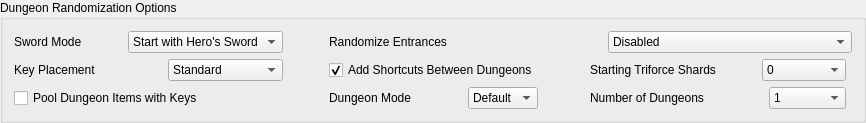
             <widget class="QGroupBox" name="group_for_settings_secondary">
              <property name="title">
               <string>Dungeon Randomization Options</string>
              </property>
              <layout class="QGridLayout" name="grid_for_settings_secondary">
               <item row="1" column="0">
                <layout class="QHBoxLayout" name="layout_for_keymode" stretch="2,1,2">
                 <item>
                  <widget class="QLabel" name="label_for_keymode">
                   <property name="text">
                    <string>Key Placement</string>
                   </property>
                  </widget>
                 </item>
                 <item>
                  <spacer name="spacer_for_keymode">
                   <property name="orientation">
                    <enum>Qt::Horizontal</enum>
                   </property>
                   <property name="sizeHint" stdset="0">
                    <size>
                     <width>40</width>
                     <height>20</height>
                    </size>
                   </property>
                  </spacer>
                 </item>
                 <item>
                  <widget class="QComboBox" name="keymode">
                   <item>
                    <property name="text">
                     <string>Standard</string>
                    </property>
                   </item>
                   <item>
                    <property name="text">
                     <string>Cross Dungeon</string>
                    </property>
                   </item>
                   <item>
                    <property name="text">
                     <string>Key-Lunacy</string>
                    </property>
                   </item>
                  </widget>
                 </item>
                </layout>
               </item>
               <item row="2" column="2">
                <layout class="QHBoxLayout" name="layout_for_race_mode">
                 <item>
                  <widget class="QLabel" name="label_for_race_mode">
                   <property name="text">
                    <string>Dungeon Mode</string>
                   </property>
                  </widget>
                 </item>
                 <item>
                  <spacer name="spacer_for_race_mode">
                   <property name="orientation">
                    <enum>Qt::Horizontal</enum>
                   </property>
                   <property name="sizeHint" stdset="0">
                    <size>
                     <width>40</width>
                     <height>20</height>
                    </size>
                   </property>
                  </spacer>
                 </item>
                 <item>
                  <widget class="QComboBox" name="race_mode">
                   <property name="currentIndex">
                    <number>0</number>
                   </property>
                   <item>
                    <property name="text">
                     <string>Default</string>
                    </property>
                   </item>
                   <item>
                    <property name="text">
                     <string>Mixed</string>
                    </property>
                   </item>
                   <item>
                    <property name="text">
                     <string>Race</string>
                    </property>
                   </item>
                  </widget>
                 </item>
                </layout>
               </item>
               <item row="2" column="4">
                <layout class="QHBoxLayout" name="layout_for_num_dungeon_race_mode">
                 <item>
                  <widget class="QLabel" name="label_for_num_dungeon_race_mode">
                   <property name="sizePolicy">
                    <sizepolicy hsizetype="Maximum" vsizetype="Preferred">
                     <horstretch>0</horstretch>
                     <verstretch>0</verstretch>
                    </sizepolicy>
                   </property>
                   <property name="text">
                    <string>Number of Dungeons</string>
                   </property>
                  </widget>
                 </item>
                 <item>
                  <spacer name="horizontalSpacer_6">
                   <property name="orientation">
                    <enum>Qt::Horizontal</enum>
                   </property>
                   <property name="sizeHint" stdset="0">
                    <size>
                     <width>40</width>
                     <height>20</height>
                    </size>
                   </property>
                  </spacer>
                 </item>
                 <item>
                  <widget class="QComboBox" name="num_dungeon_race_mode">
                   <property name="maximumSize">
                    <size>
                     <width>84</width>
                     <height>16777215</height>
                    </size>
                   </property>
                   <property name="currentText">
                    <string>1</string>
                   </property>
                   <item>
                    <property name="text">
                     <string>1</string>
                    </property>
                   </item>
                   <item>
                    <property name="text">
                     <string>2</string>
                    </property>
                   </item>
                   <item>
                    <property name="text">
                     <string>3</string>
                    </property>
                   </item>
                   <item>
                    <property name="text">
                     <string>4</string>
                    </property>
                   </item>
                   <item>
                    <property name="text">
                     <string>5</string>
                    </property>
                   </item>
                   <item>
                    <property name="text">
                     <string>6</string>
                    </property>
                   </item>
                   <item>
                    <property name="text">
                     <string>Random</string>
                    </property>
                   </item>
                  </widget>
                 </item>
                 <item>
                  <widget class="QWidget" name="widget_9" native="true"/>
                 </item>
                </layout>
               </item>
               <item row="1" column="2">
                <widget class="QCheckBox" name="add_shortcut_warps_between_dungeons">
                 <property name="text">
                  <string>Add Shortcuts Between Dungeons</string>
                 </property>
                 <property name="checked">
                  <bool>true</bool>
                 </property>
                </widget>
               </item>
               <item row="1" column="3">
                <spacer name="horizontalSpacer_17">
                 <property name="orientation">
                  <enum>Qt::Horizontal</enum>
                 </property>
                 <property name="sizeHint" stdset="0">
                  <size>
                   <width>40</width>
                   <height>20</height>
                  </size>
                 </property>
                </spacer>
               </item>
               <item row="2" column="0">
                <widget class="QCheckBox" name="compass_map_pool_with_keys">
                 <property name="text">
                  <string>Pool Dungeon Items with Keys</string>
                 </property>
                </widget>
               </item>
               <item row="1" column="4">
                <layout class="QHBoxLayout" name="layout_for_starting_triforce_shards">
                 <item>
                  <widget class="QLabel" name="label_for_num_starting_triforce_shards">
                   <property name="sizePolicy">
                    <sizepolicy hsizetype="Maximum" vsizetype="Preferred">
                     <horstretch>0</horstretch>
                     <verstretch>0</verstretch>
                    </sizepolicy>
                   </property>
                   <property name="text">
                    <string>Starting Triforce Shards</string>
                   </property>
                  </widget>
                 </item>
                 <item>
                  <spacer name="horizontalSpacer_5">
                   <property name="orientation">
                    <enum>Qt::Horizontal</enum>
                   </property>
                   <property name="sizeHint" stdset="0">
                    <size>
                     <width>40</width>
                     <height>20</height>
                    </size>
                   </property>
                  </spacer>
                 </item>
                 <item>
                  <widget class="QComboBox" name="num_starting_triforce_shards">
                   <property name="maximumSize">
                    <size>
                     <width>84</width>
                     <height>16777215</height>
                    </size>
                   </property>
                   <property name="currentText">
                    <string>0</string>
                   </property>
                   <item>
                    <property name="text">
                     <string>0</string>
                    </property>
                   </item>
                   <item>
                    <property name="text">
                     <string>1</string>
                    </property>
                   </item>
                   <item>
                    <property name="text">
                     <string>2</string>
                    </property>
                   </item>
                   <item>
                    <property name="text">
                     <string>3</string>
                    </property>
                   </item>
                   <item>
                    <property name="text">
                     <string>4</string>
                    </property>
                   </item>
                   <item>
                    <property name="text">
                     <string>5</string>
                    </property>
                   </item>
                   <item>
                    <property name="text">
                     <string>6</string>
                    </property>
                   </item>
                   <item>
                    <property name="text">
                     <string>7</string>
                    </property>
                   </item>
                   <item>
                    <property name="text">
                     <string>8</string>
                    </property>
                   </item>
                   <item>
                    <property name="text">
                     <string>Random</string>
                    </property>
                   </item>
                   <item>
                    <property name="text">
                     <string>Mirror Dungeon Number</string>
                    </property>
                   </item>
                  </widget>
                 </item>
                 <item>
                  <widget class="QWidget" name="widget" native="true"/>
                 </item>
                </layout>
               </item>
               <item row="1" column="1">
                <spacer name="horizontalSpacer_16">
                 <property name="orientation">
                  <enum>Qt::Horizontal</enum>
                 </property>
                 <property name="sizeHint" stdset="0">
                  <size>
                   <width>40</width>
                   <height>20</height>
                  </size>
                 </property>
                </spacer>
               </item>
               <item row="0" column="2" colspan="3">
                <layout class="QHBoxLayout" name="layout_for_randomize_entrances" stretch="2,1,2">
                 <item>
                  <widget class="QLabel" name="label_for_randomize_entrances">
                   <property name="text">
                    <string>Randomize Entrances</string>
                   </property>
                  </widget>
                 </item>
                 <item>
                  <spacer name="spacer_for_randomize_entrances">
                   <property name="orientation">
                    <enum>Qt::Horizontal</enum>
                   </property>
                   <property name="sizeHint" stdset="0">
                    <size>
                     <width>40</width>
                     <height>20</height>
                    </size>
                   </property>
                  </spacer>
                 </item>
                 <item>
                  <widget class="QComboBox" name="randomize_entrances">
                   <item>
                    <property name="text">
                     <string>Disabled</string>
                    </property>
                   </item>
                   <item>
                    <property name="text">
                     <string>Dungeons</string>
                    </property>
                   </item>
                   <item>
                    <property name="text">
                     <string>Secret Caves</string>
                    </property>
                   </item>
                   <item>
                    <property name="text">
                     <string>Dungeons &amp; Secret Caves (Separately)</string>
                    </property>
                   </item>
                   <item>
                    <property name="text">
                     <string>Dungeons &amp; Secret Caves (Together)</string>
                    </property>
                   </item>
                  </widget>
                 </item>
                </layout>
               </item>
               <item row="0" column="0">
                <layout class="QHBoxLayout" name="layout_for_sword" stretch="1,0,1">
                 <item>
                  <widget class="QLabel" name="label_for_sword_mode">
                   <property name="text">
                    <string>Sword Mode</string>
                   </property>
                  </widget>
                 </item>
                 <item>
                  <spacer name="spacer_for_sword_mode">
                   <property name="orientation">
                    <enum>Qt::Horizontal</enum>
                   </property>
                   <property name="sizeHint" stdset="0">
                    <size>
                     <width>40</width>
                     <height>20</height>
                    </size>
                   </property>
                  </spacer>
                 </item>
                 <item>
                  <widget class="QComboBox" name="sword_mode">
                   <item>
                    <property name="text">
                     <string>Start with Hero's Sword</string>
                    </property>
                   </item>
                   <item>
                    <property name="text">
                     <string>No Starting Sword</string>
                    </property>
                   </item>
                   <item>
                    <property name="text">
                     <string>Swordless</string>
                    </property>
                   </item>
                  </widget>
                 </item>
                </layout>
               </item>
              </layout>
             </widget>
